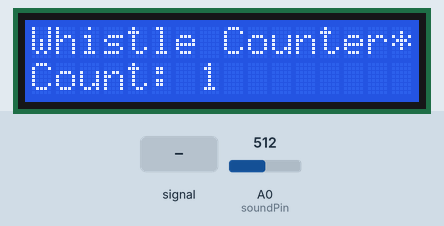
Recording of a sketch running on a simulated Arduino Uno, built with avr-gcc and run on an emulated ATmega328P. Parts: 16×2 character LCD. The test bench sets the inputs (shaded band); at power-on: A0 (soundPin) = 512. What the sketch prints to the serial monitor is not drawn.

Above: at 1.2 s.
1.3 s: A0 (soundPin) fed a 200 Hz sine of ±460 counts around its level
At 2.7 s:
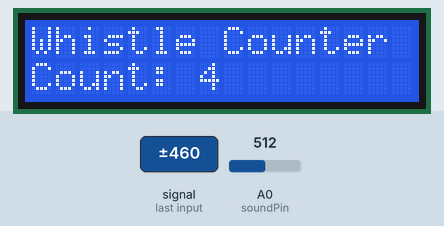
2.8 s: A0 (soundPin) set to 0
5.8 s: A0 (soundPin) set to 488
7.3 s: A0 (soundPin) set to 516
At 8.5 s:
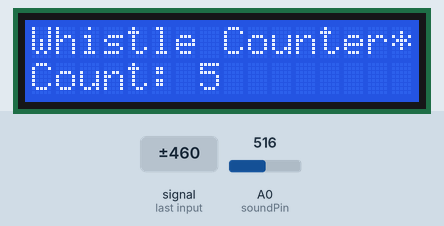
8.8 s: A0 (soundPin) fed a 200 Hz sine of ±81 counts around its level
At 10.4 s:
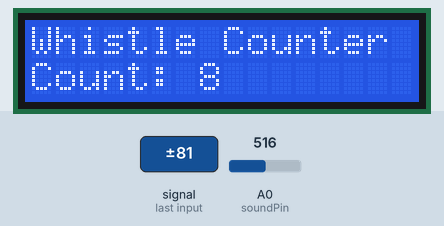
10.5 s: A0 (soundPin) fed a 1000 Hz sine of ±255 counts around its level
Timing chart, 0 to 13.5 s (numbered marks = the images above; inputs shaded):
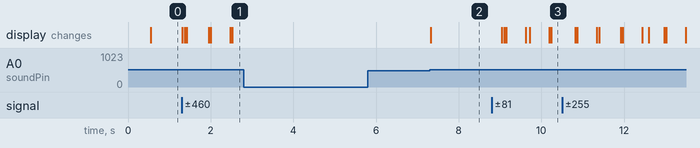

Measured:
- after the input at 1.3 s, the display: first changes at once (image 1 shows a later state)
- after the input at 2.8 s, every drawn part: stays the same
- after the input at 5.8 s, every drawn part: stays the same
- after the input at 7.3 s, the display: changes at once (image 2)
- after the input at 8.8 s, the display: first changes after 0.24 s (image 3 shows a later state)

The sketch:

Lcd_123.ino
```cpp
/*
 * Whistle Counter with Arduino Uno
 * Components: Arduino Uno, I2C 16x2 LCD, Sound Sensor Module
 */

#include <Wire.h>
#include <LiquidCrystal_I2C.h>

// Initialize LCD with I2C address 0x27 (or 0x3F)
// Format: LiquidCrystal_I2C(address, columns, rows)
LiquidCrystal_I2C lcd(0x27, 16, 2);

// Sound sensor pin
const int soundPin = A0;

// Variables
int whistleCount = 0;
int soundThreshold = 500;  // Adjust based on your sensor (0-1023)
bool soundDetected = false;
unsigned long lastDetectionTime = 0;
const int debounceDelay = 500;  // Minimum time between detections (ms)

void setup() {
  // Initialize LCD
  lcd.init();
  lcd.backlight();

  // Initialize sound sensor pin
  pinMode(soundPin, INPUT);

  // Display initial message
  lcd.setCursor(0, 0);
  lcd.print("Whistle Counter");
  lcd.setCursor(0, 1);
  lcd.print("Count: 0");

  // Initialize serial for debugging
  Serial.begin(9600);
  Serial.println("Whistle Counter Started");
  Serial.println("Calibrating...");
}

void loop() {
  // Read sound sensor value
  int soundValue = analogRead(soundPin);

  // Debug: print sound level
  Serial.print("Sound Level: ");
  Serial.println(soundValue);

  // Check if sound exceeds threshold
  if (soundValue > soundThreshold && !soundDetected) {
    // Check if enough time has passed since last detection
    if (millis() - lastDetectionTime > debounceDelay) {
      whistleCount++;
      soundDetected = true;
      lastDetectionTime = millis();

      // Update LCD
      lcd.setCursor(0, 1);
      lcd.print("Count: ");
      lcd.print(whistleCount);
      lcd.print("  ");  // Clear extra digits

      // Visual feedback
      lcd.setCursor(15, 0);
      lcd.print("*");

      Serial.print("Whistle detected! Count: ");
      Serial.println(whistleCount);
    }
  }

  // Reset detection flag when sound drops below threshold
  if (soundValue < soundThreshold) {
    soundDetected = false;
    lcd.setCursor(15, 0);
    lcd.print(" ");
  }

  delay(50);  // Small delay for stability
}

/*
 * TROUBLESHOOTING:
 * If LCD shows nothing:
 * 1. Try changing address from 0x27 to 0x3F in line 10
 * 2. Run I2C scanner sketch to find correct address
 *
 * CALIBRATION INSTRUCTIONS:
 * 1. Open Serial Monitor (Tools > Serial Monitor, 9600 baud)
 * 2. Observe the "Sound Level" values in quiet environment
 * 3. Whistle and note the peak values
 * 4. Set soundThreshold to a value between quiet and whistle levels
 * 5. Typical values: 400-700 (adjust based on your sensor)
 *
 * LIBRARY REQUIRED:
 * Install "LiquidCrystal I2C" by Frank de Brabander
 * (Arduino IDE: Sketch > Include Library > Manage Libraries)
 */
```
